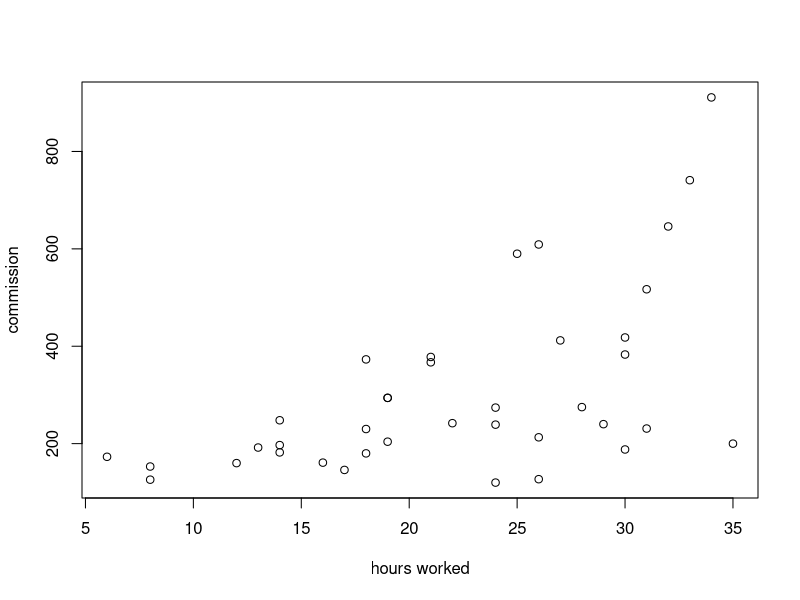

Reproduce this figure in R.
## ---- chunk 1
knitr::opts_chunk$set(echo = TRUE)
## ---- chunk 2
com = read.csv("commissions.csv")
plot(com$Hours_Worked, com$Commission, xlab = "hours worked", ylab = "commission")
## ---- chunk 3
mean(com$Commission)
mean(com$Hours_Worked)
length(com$Unit)
306.1579 / 22.15789 * 21
## ---- chunk 4
sqrt_hours = sqrt(com$Hours_Worked)
com_ratio = data.frame(unit = com$Unit, hours_worked = com$Hours_Worked / sqrt_hours, 
                       commission = com$Commission / sqrt_hours)
com_ratio_model = lm(com_ratio$commission ~ com_ratio$hours_worked - 1)
summary(com_ratio_model)
## ---- chunk 5
sqrt(var(com$Commission))
